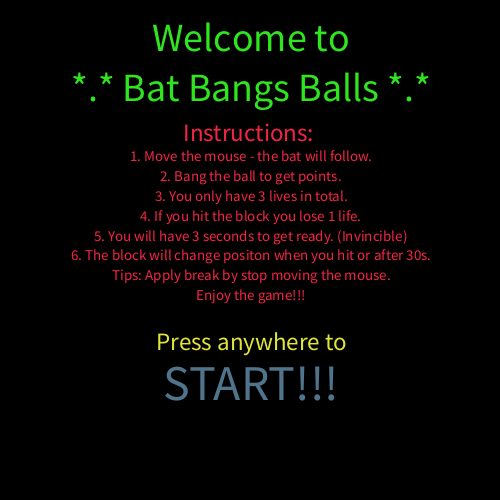
Frame 1 (no input)
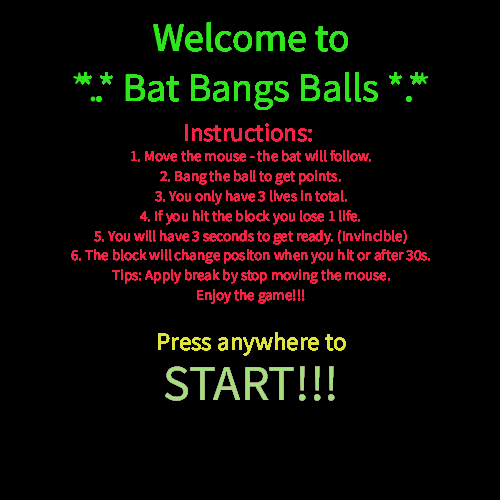
Frame 60 (the mouse pressed at the canvas centre just before this capture)
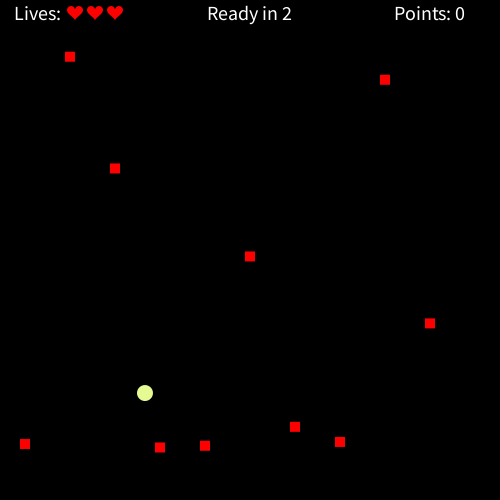
Frame 120 (the mouse held since frame 60 and released just before this capture)

The Processing sketch that drew these frames (run headless with seeded random() and noise(); from frame 60 on, the mouse is pressed at the canvas centre):

// Processing sketch: fun_3
// ── fun_3.pde
/*
  Nghia Nguyen
  CPE 123
  Fun game: Bat Bangs Balls
*/
PVector v1, v2;
float curX;
float curY;
color[] b_c;
float rot, speed;
float change_color = 0;
color c_b1 = color(random(255), random(255), random(255));
boolean eat_ball = false;
boolean collide = false;
boolean ball_on = false, stop_game = false;
float bx, by, heart_x, heart_y;
int points, lives;
int time = 0;
float [] box_x;
float [] box_y;
int size_box;
float start_box_x;
boolean box_y_on = true;
float real_time = 0;
boolean start_game = false;
boolean good_distance = false;
boolean restart = false;
boolean nogood = false;
void setup()
{
  background(0);
  size(500,500);
  speed = 2.5;
   curX = width/2;
   curY = height/2;
    rot = 0;
    bx = random(50,width-50);
    by = random(50,height-50);
    points = 0;
    lives = 3;
    heart_x = 75;
    heart_y = 12;
    size_box = 10;
    box_x = new float[size_box];
    box_y = new float[size_box];
    start_box_x = 25;
}

void draw_heart(float cx, float cy)
{
    float t=0;
    float x1, y1;
    noStroke();
    fill(255,0,0);
    pushMatrix();
      translate(cx, cy);
      scale(.5);
      beginShape();
      for(int i=0; i<100; i++)
      {
        x1 = 16*pow(sin(t),3);
        y1 = -( 13*cos(t) - 5*cos(2*t) - 2*cos(3*t) - cos(4*t));
        t += PI/30;
        curveVertex(x1,y1);
      }
      endShape();
    popMatrix();
}
void ball(float cx, float cy, float rad, color c)
{
    fill(c);
    ellipse(cx,cy,rad*2, rad*2);
}
void batman(float start_x, float start_y, color c_b)
{
   
  color black = color(0);
    float t=0;
   // background(255);
    pushMatrix();
    //translate(300,300);
    noStroke();
       // translate(x1,y1);
       translate(start_x, start_y);
        //if(move)
         //{
           if(v1.x >0)
             rotate(rot+PI/2);
           else
             rotate(rot-PI/2);
       //  }
       
       // stroke(random(255), random(255), random(255));
       scale(.2);
       fill(c_b);
        ellipse(0,0,300,140);
       
        fill(black);
        arc(-44,-60,60,70, PI/2 - PI/8, PI+PI/3);
        arc(44,-60,60,70, -PI/3, PI/2+PI/8);
       // stroke(#61C96E);
        line(-30,-28, -25, -75);
        line(30,-28,25, -75);
       // stroke(#1F2ADE);
        line(-25,-75, -15, -55);
        line(25,-75, 15, -55);
        //stroke(#8F1BDE);
        line(-15,-55,15,-55);
        //stroke(#E85823);
        fill(black);
      
       noStroke();
        ellipse(-80,62,60,70);
         ellipse(-28,62,57,70);
         ellipse(28,62,57,70);
         ellipse(80,62,60,70);
       //top
       fill(black);
       triangle(-32,-25, -49,-70, -25,-70);
       triangle(32,-25,49,-70,25,-70);
       fill(c_b);
       triangle(-30,-28, -25, -80, -15,-55);
       triangle(30,-28,25,-80,15,-55);
       //head
       fill(black);
       quad(-15,-55,-25, -80, 25,-80, 15,-55);
       
    popMatrix();
}

void draw_box(float cx, float cy)
{
    fill(255,0,0);
    rectMode(CENTER);
    rect(cx, cy, 10, 10);
}

void ready(float ready_time)
{
    fill(255);
    textSize(20);
    textAlign(CENTER);
    text("Ready in " + int((200 - ready_time)/60), width/2, 20);
}
void draw()
{
  if(start_game)
  {
    if(lives > 0 )
    {
     background(0);
        
      //make the bat move after the mouse
      v1 = new PVector(mouseX - curX, mouseY-curY);
      v1.normalize();
      v1.mult(speed);
      rot = atan((mouseY-curY)/(mouseX-curX));
      curX += v1.x;
      curY += v1.y;
      //Batman
      batman(curX, curY, c_b1);
      
      
     //draw box
      fill(255,0,0);
      rectMode(CENTER);
      for(int i=0; i<size_box; i++)
      {
          box_x[i] = start_box_x;
          //only draw y one time
          if(box_y_on)
            box_y[i] = random(50,height-25);
          rect(box_x[i], box_y[i], 10,10);  
         // draw_box(box_x[i], box_y[i]);
          start_box_x += 45;
          //stop changing y after the 1st time
          if(i == size_box-1)
            box_y_on = false;
          if(time == 2100 || collide)
          {
              time = 0;
              box_y_on = true;
          }
          //check if the bat collide the box
          if(abs(curX - box_x[i]) < 20 && abs(curY-box_y[i]) < 20 && time > 200)
              collide = true;
       }
       start_box_x = 25;
      
      //draw balls
          ball(bx,by, 8, c_b1);
          
       //scores of bat meet the ball
      if(eat_ball)
      {
        while(!good_distance)
        {
           bx = random(50,width-50);
           by = random(50,height-50);
           for(int i=0; i<size_box; i++)
           {
               if(pow(bx-box_x[i],2) + pow(by-box_y[i],2) - 50*50 < 0) 
               {
                    nogood = true;
                    i = size_box-2;
               }
         }
           if(!nogood)
               good_distance = true;
           
        }
        good_distance = false;
         c_b1 = color(random(255), random(255), random(255), 120);
         eat_ball = false;
         points++;
      }
    
      
      if(pow(curX - bx,2) + pow(curY - by, 2) - 2*15*15 <= 0 && time > 200)
            eat_ball = true;
      //changing the color every second
      if(change_color++ % 60 == 0)
          c_b1 = color(random(255),random(255), random(255));
     
      //printing out points
       fill(255);    
       textSize(20);
       text("Points: " + points, 430,20 );
       text("Lives: ", 40, 20);
      
      //if the bat collide the boxes lose 1 life each time
      if(collide)
      {
          collide = false;
          lives--;
          time = 0;
      }
      
      //print ready time
      if(lives > 0 && time <= 200)
        ready(time);
      else if(time > 200 && time <260)
          text("GO!!!",width/2,20);
      else if (lives < 1)
          text("T-T", width/2, 20);
      else
            text("Change boxes in: " + int((2100 - time)/60), width/2, 20);
           
      
      //printing out lives
      for(int i=0; i < lives; i++)
      {
          draw_heart(heart_x, heart_y);
          heart_x += 20;
      }
      //set heart_x back to original
      heart_x = 75;
      time++;
      real_time++;
    }
     else
     {  
       background(0);
         pushMatrix();
           translate(width/2, height/2);
           textAlign(CENTER);
           fill(#2EE51E);
           textSize(50);
           text("Game Over!!!", 0, -100);
           textSize(40);
           fill(#F22544);
           text("Scores: " + points, -10, -20);
           textSize(30);
           fill(#DFE53A);
           text("Time playing: " + int(real_time/60), -20, 50);
           text("Click any where to", 0,90);
           textSize(50);
           fill(random(255), random(255), random(255));
           text("PLAY AGAIN!!!", 0, 150);
         popMatrix();
        restart = true;
     }
  }
  else  //print instruction and start game
  {
      pushMatrix();
        translate(width/2, height/2);
        fill(#2EE51E);
        textSize(40);
        textAlign(CENTER);
        text("Welcome to", 0,-200);
        text("*.* Bat Bangs Balls *.*", 0,-150);
        fill(#F22544);
        textSize(25);
        text("Instructions: ", 0, -110);
        textSize(15);
        text("1. Move the mouse - the bat will follow.", 0, -90);
        text("2. Bang the ball to get points." ,0, -70);
        text("3. You only have 3 lives in total.", 0, -50);
        text("4. If you hit the block you lose 1 life.", 0, -30);
        text("5. You will have 3 seconds to get ready. (Invincible)",0,-10);
        text("6. The block will change positon when you hit or after 30s.",0, 10);
        text("Tips: Apply break by stop moving the mouse.", 0, 30);
        text("Enjoy the game!!!", 0, 50);
        textSize(25);
        fill(#DFE53A);
        text("Press anywhere to", 0, 100);
        textSize(50);
        fill(random(255), random(255), random(255));
        text("START!!!", 0, 150);
      popMatrix();
  }
}

void mousePressed()
{
    if(restart == true)
       lives = 3;
    start_game = true;
}
